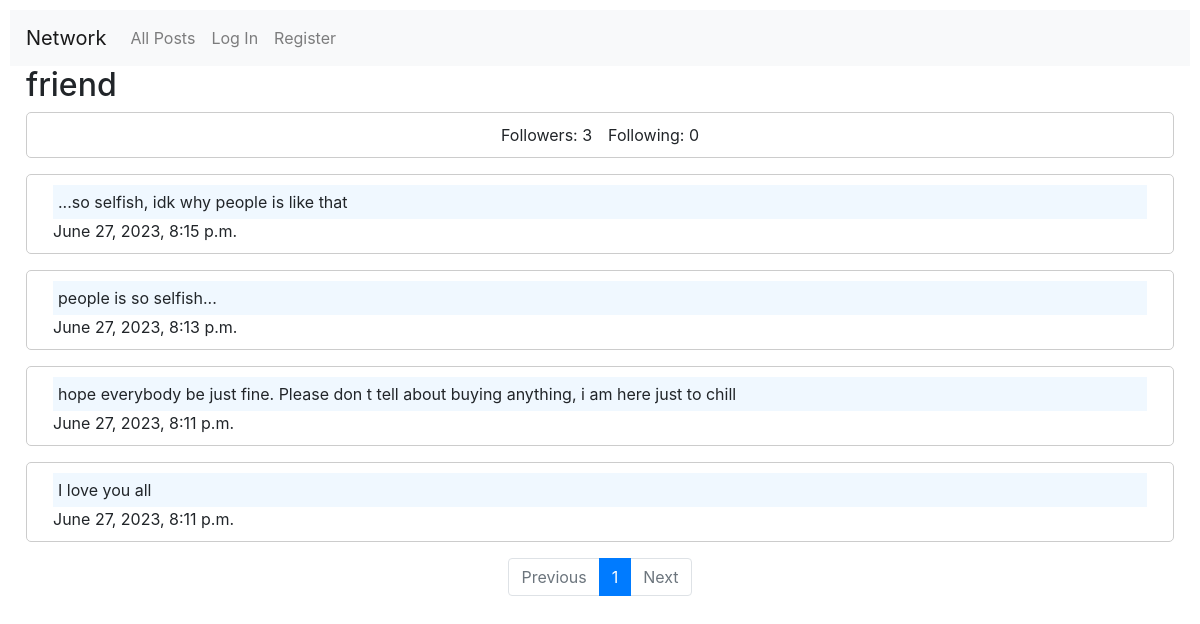
Screenshot of /profile/friend with the database file from the repository.
### network/models.py (models this page shows)
class User(AbstractUser):
    pass

class Post(models.Model):
    user = models.ForeignKey(
        User, on_delete=models.CASCADE, default=None, related_name="post"
    )
    created_at = models.DateTimeField(default=timezone.now)
    text = models.TextField(default="")

### network/views.py (the view)
# urls.py: path("profile/<str:username>", views.profile, name="profile"),
def profile(request, username):
    profile_user = User.objects.get(username=username)
    followers = profile_user.following.count()
    followings = profile_user.followers.count()
    posts = Post.objects.filter(user=profile_user).order_by("-created_at")
    is_following = False
    if request.user.is_authenticated:
        profile, created = Profile.objects.get_or_create(user=request.user)
        is_following = profile.following.filter(id=profile_user.id).exists()
    paginator = Paginator(posts, 10)
    page_number = request.GET.get("page")
    page_obj = paginator.get_page(page_number)
    return render(
        request,
        "network/profile.html",
        {
            "profile_user": profile_user,
            "followers": followers,
            "followings": followings,
            "page_obj": page_obj,
            "is_following": is_following,
        },
    )

### network/templates/network/profile.html (shortened to what this page needs)
{% extends "network/layout.html" %}
{% block body %}
<h2 class="ml-3">{{profile_user.username}}</h2>
<div>
    <div class="new-post">
        <div class="d-flex align-items-center flex-column">
            <div class="d-flex">
                <p class="mr-3">Followers: {{followers}}</p>
                <p>Following: {{followings}} </p>
            </div>
        </div>
    </div>
    {% for post in page_obj%}
    <div class="card-body new-post mt-3">
        <p class="card-text ml-3 mr-3 text">{{post.text}}</p>
        <p class="card-text ml-3">{{post.created_at}}</p>
    </div>
    {% endfor %}
    {% include 'network/pagination.html' %}
</div>
{% endblock %}

### network/static/network/styles.css (style rules this page uses)
:root { --blue-main-color: #007bff; }
body { padding: 10px; }
.new-post { border: 1px solid #ccc; padding: 10px; margin: 0 1rem; border-radius: 5px; }
p { margin-bottom: 0; }
.card-text.text { background-color: aliceblue; padding: 5px 5px; }

### rows the page displays
User: username "friend"
Post: text "...so selfish, idk why people is like that", created_at "June 27, 2023, 8:15 p.m."
Post: text "people is so selfish...", created_at "June 27, 2023, 8:13 p.m."
Post: text "hope everybody be just fine. Please don t tell about buying anything, i am here just to chill", created_at "June 27, 2023, 8:11 p.m."
Post: text "I love you all", created_at "June 27, 2023, 8:11 p.m."

### other values shown
{{ followers }} "3"
{{ followings }} "0"
{{ i }} "1"
